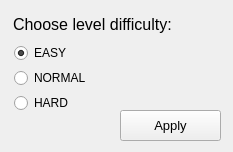
<?xml version="1.0" encoding="UTF-8"?>
<ui version="4.0">
 <class>MainWindow</class>
 <widget class="QMainWindow" name="MainWindow">
  <property name="geometry">
   <rect>
    <x>0</x>
    <y>0</y>
    <width>233</width>
    <height>152</height>
   </rect>
  </property>
  <property name="sizePolicy">
   <sizepolicy hsizetype="Minimum" vsizetype="Minimum">
    <horstretch>0</horstretch>
    <verstretch>0</verstretch>
   </sizepolicy>
  </property>
  <property name="minimumSize">
   <size>
    <width>0</width>
    <height>0</height>
   </size>
  </property>
  <property name="maximumSize">
   <size>
    <width>300</width>
    <height>200</height>
   </size>
  </property>
  <property name="windowTitle">
   <string>Select level</string>
  </property>
  <widget class="QWidget" name="centralwidget">
   <widget class="QLabel" name="label">
    <property name="geometry">
     <rect>
      <x>13</x>
      <y>12</y>
      <width>201</width>
      <height>24</height>
     </rect>
    </property>
    <property name="font">
     <font>
      <pointsize>12</pointsize>
     </font>
    </property>
    <property name="text">
     <string>Choose level difficulty:</string>
    </property>
   </widget>
   <widget class="QRadioButton" name="radioButton">
    <property name="enabled">
     <bool>true</bool>
    </property>
    <property name="geometry">
     <rect>
      <x>14</x>
      <y>44</y>
      <width>273</width>
      <height>18</height>
     </rect>
    </property>
    <property name="text">
     <string>EASY</string>
    </property>
    <property name="checked">
     <bool>true</bool>
    </property>
    <attribute name="buttonGroup">
     <string notr="true">buttonGroup</string>
    </attribute>
   </widget>
   <widget class="QRadioButton" name="radioButton_2">
    <property name="geometry">
     <rect>
      <x>14</x>
      <y>69</y>
      <width>273</width>
      <height>18</height>
     </rect>
    </property>
    <property name="text">
     <string>NORMAL</string>
    </property>
    <attribute name="buttonGroup">
     <string notr="true">buttonGroup</string>
    </attribute>
   </widget>
   <widget class="QRadioButton" name="radioButton_3">
    <property name="geometry">
     <rect>
      <x>14</x>
      <y>94</y>
      <width>273</width>
      <height>18</height>
     </rect>
    </property>
    <property name="text">
     <string>HARD</string>
    </property>
    <attribute name="buttonGroup">
     <string notr="true">buttonGroup</string>
    </attribute>
   </widget>
   <widget class="QPushButton" name="pushButton">
    <property name="geometry">
     <rect>
      <x>120</x>
      <y>110</y>
      <width>101</width>
      <height>31</height>
     </rect>
    </property>
    <property name="sizePolicy">
     <sizepolicy hsizetype="Minimum" vsizetype="Fixed">
      <horstretch>101</horstretch>
      <verstretch>31</verstretch>
     </sizepolicy>
    </property>
    <property name="minimumSize">
     <size>
      <width>101</width>
      <height>31</height>
     </size>
    </property>
    <property name="font">
     <font>
      <pointsize>10</pointsize>
     </font>
    </property>
    <property name="text">
     <string>Apply</string>
    </property>
    <property name="checkable">
     <bool>false</bool>
    </property>
    <property name="checked">
     <bool>false</bool>
    </property>
   </widget>
  </widget>
 </widget>
 <resources/>
 <connections/>
 <buttongroups>
  <buttongroup name="buttonGroup"/>
 </buttongroups>
</ui>
